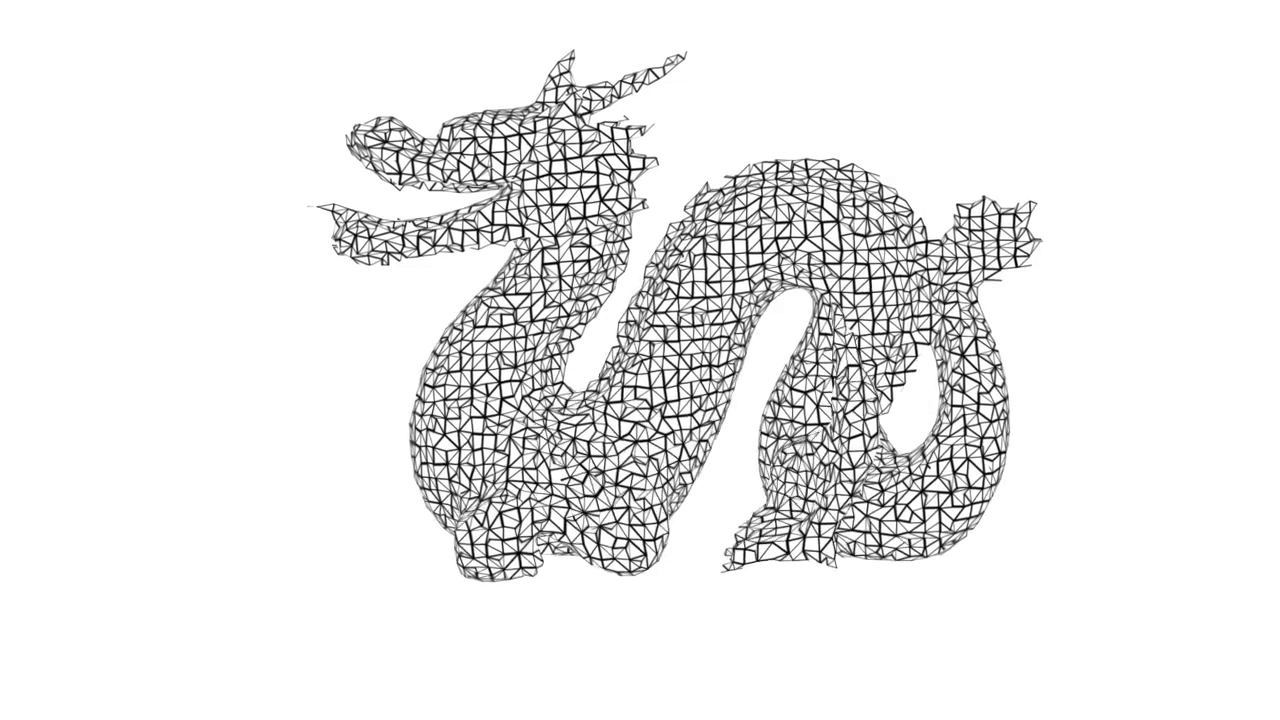
#> input picture frame 15 of comparisons/0001-0150.mp4, 1280 x 720 px
$ python opticalflow.py
#> lines starting #> are read from the running program, lines starting #| are printed output that depends on the picture
import cv2
import numpy as np
cap = cv2.VideoCapture("./0001-0150.mp4")

ret, frame1 = cap.read()
#> frame1 is the input picture: shape (720, 1280, 3); min 0, max 255, mean 236.2
prvs = cv2.cvtColor(frame1,cv2.COLOR_BGR2GRAY)
hsv = np.zeros_like(frame1)
hsv[...,1] = 255

frame = 1
while(1):
    frame = frame+1
    ret, frame2 = cap.read()
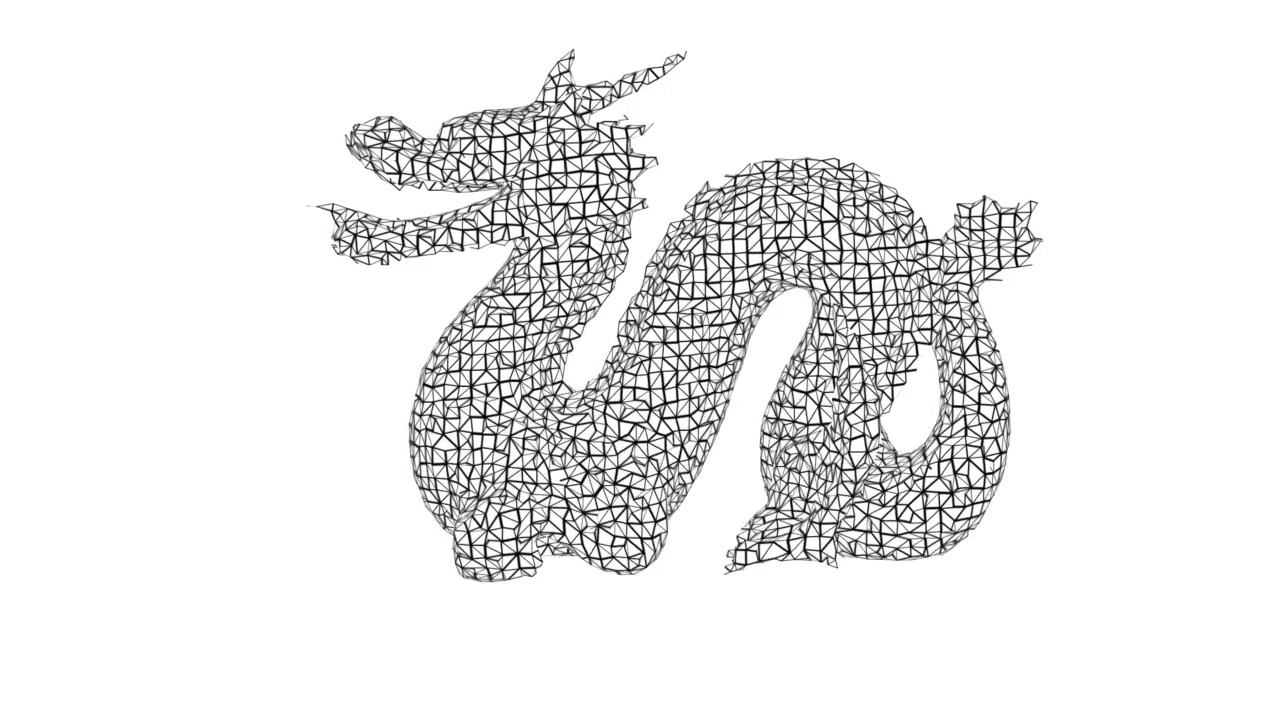
#> input picture frame 16 of comparisons/0001-0150.mp4, 1280 x 720 px
#> frame2 is the input picture: shape (720, 1280, 3); min 0, max 255, mean 236.1
    ret, frame2 = cap.read()
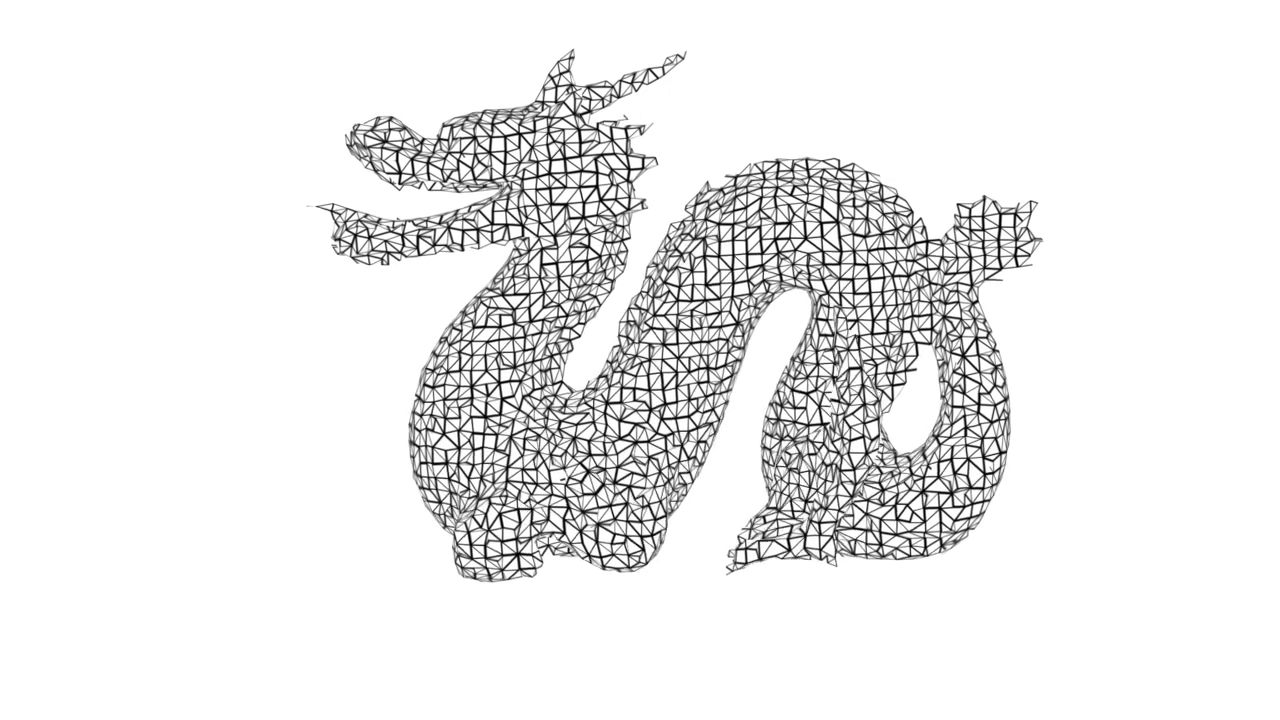
#> input picture frame 17 of comparisons/0001-0150.mp4, 1280 x 720 px
#> frame2 is the input picture: shape (720, 1280, 3); min 0, max 255, mean 236.3
    next = cv2.cvtColor(frame2,cv2.COLOR_BGR2GRAY)

#> (the run stopped early here; a loop or call above may not have finished)

$ run again, starting later in the video
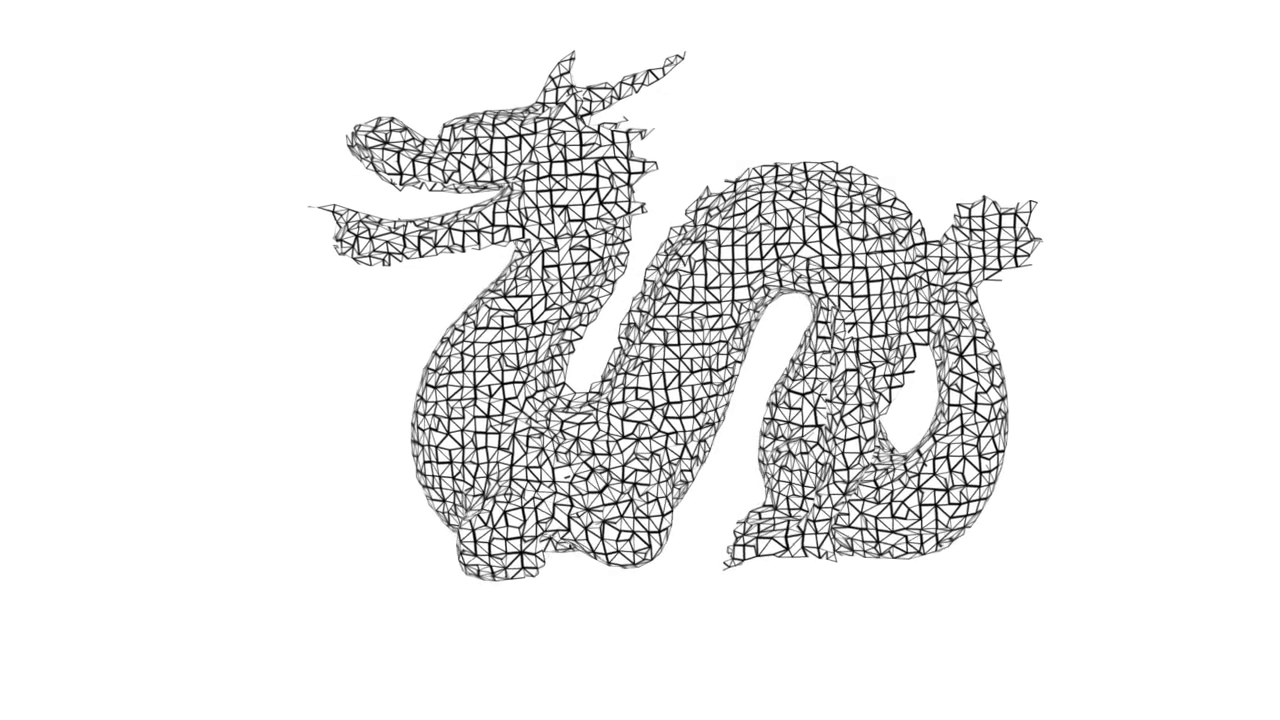
#> input picture frame 67 of comparisons/0001-0150.mp4, 1280 x 720 px
#> frame1 is the input picture: shape (720, 1280, 3); min 0, max 255, mean 236.5
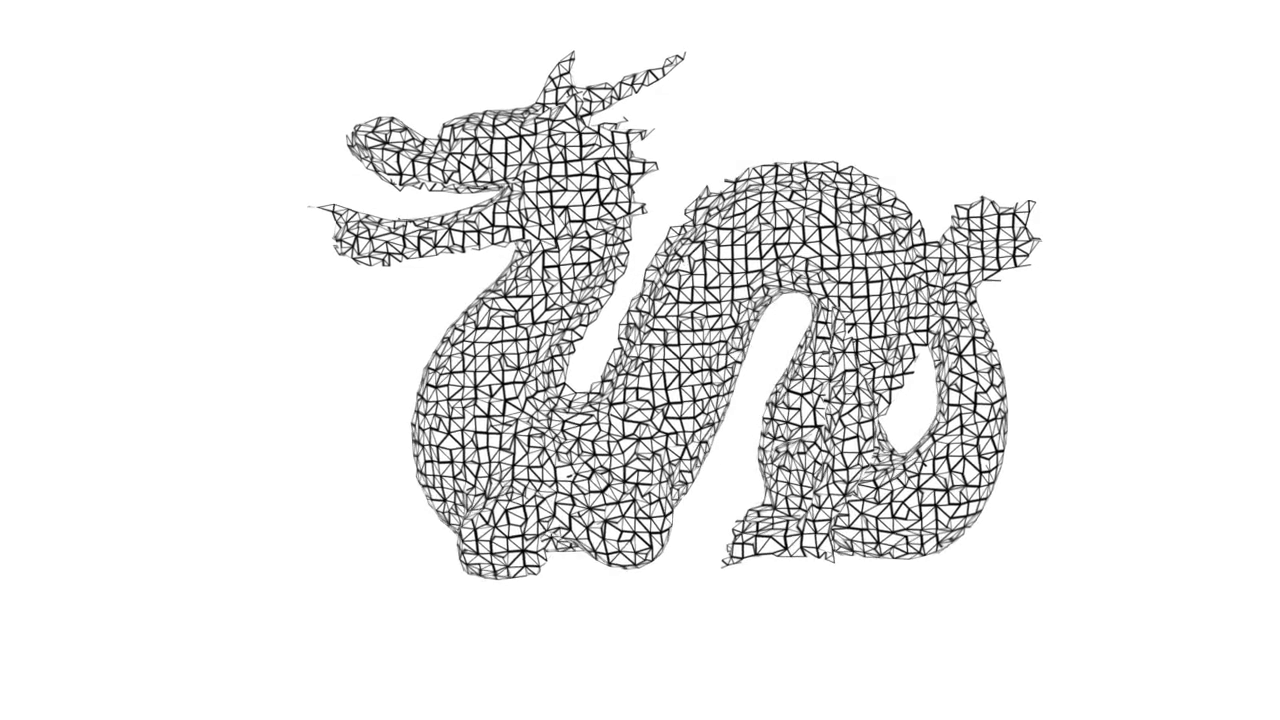
#> input picture frame 69 of comparisons/0001-0150.mp4, 1280 x 720 px
#> frame2 is the input picture: shape (720, 1280, 3); min 0, max 255, mean 236.5

$ run again, starting later in the video
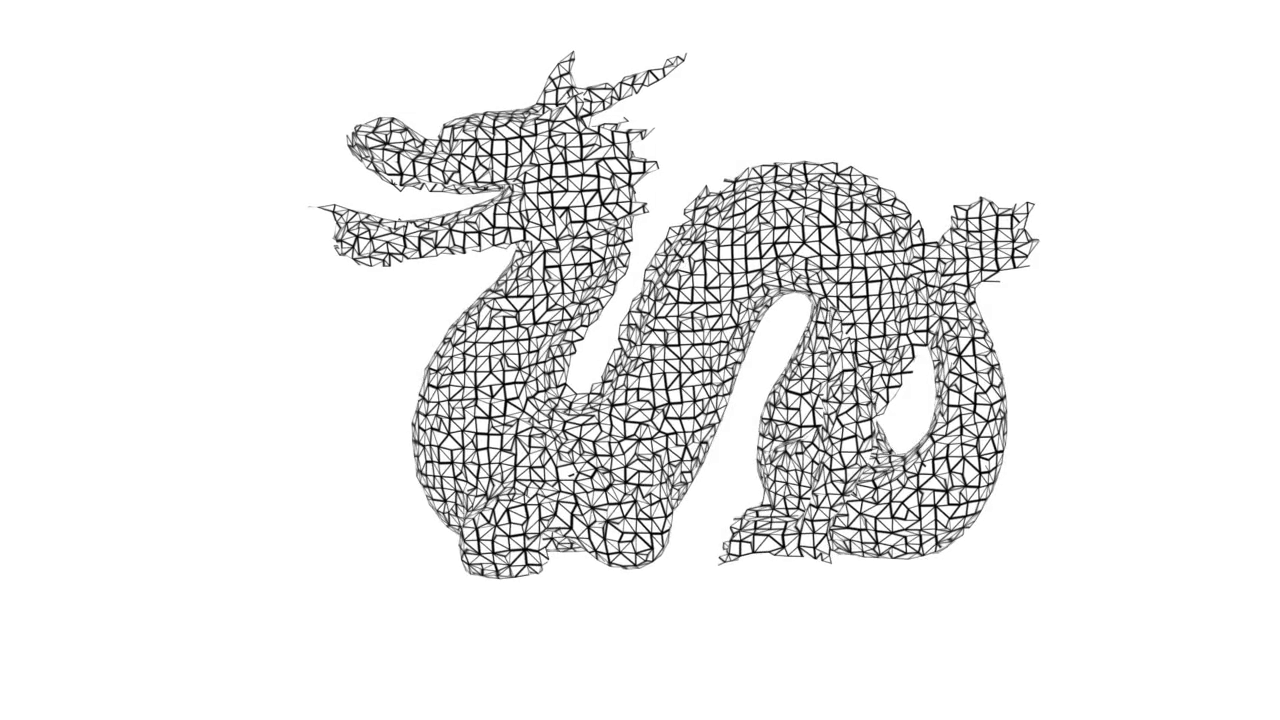
#> input picture frame 120 of comparisons/0001-0150.mp4, 1280 x 720 px
#> frame1 is the input picture: shape (720, 1280, 3); min 0, max 255, mean 236.4
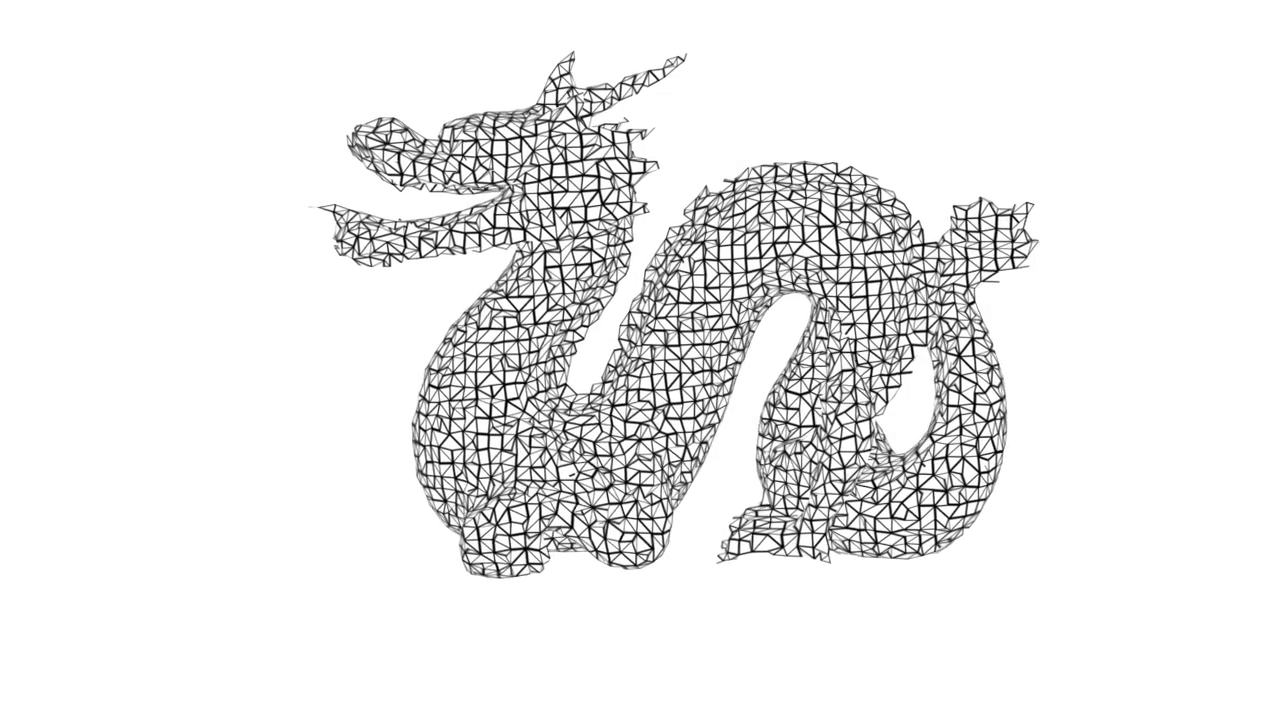
#> input picture frame 121 of comparisons/0001-0150.mp4, 1280 x 720 px
#> frame2 is the input picture: shape (720, 1280, 3); min 0, max 255, mean 236.5
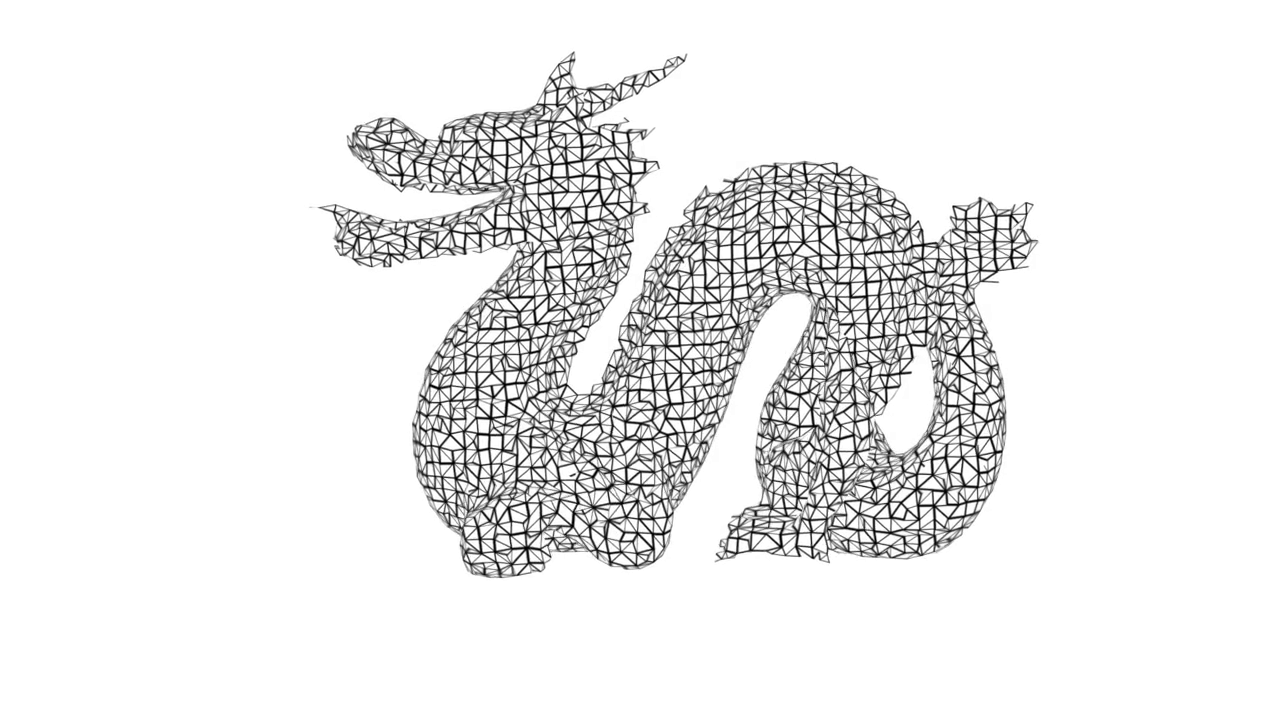
#> input picture frame 122 of comparisons/0001-0150.mp4, 1280 x 720 px
#> frame2 is the input picture: shape (720, 1280, 3); min 0, max 255, mean 236.5
